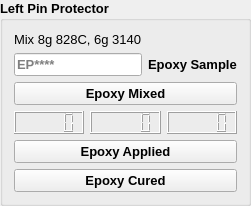
                     <widget class="QGroupBox" name="leftPinProtector">
                      <property name="font">
                       <font>
                        <pointsize>10</pointsize>
                        <weight>75</weight>
                        <bold>true</bold>
                       </font>
                      </property>
                      <property name="title">
                       <string>Left Pin Protector</string>
                      </property>
                      <layout class="QGridLayout" name="gridLayout_47">
                       <property name="sizeConstraint">
                        <enum>QLayout::SetDefaultConstraint</enum>
                       </property>
                       <item row="0" column="0">
                        <widget class="QLabel" name="label_620">
                         <property name="font">
                          <font>
                           <weight>50</weight>
                           <bold>false</bold>
                          </font>
                         </property>
                         <property name="text">
                          <string>Mix 8g 828C, 6g 3140</string>
                         </property>
                        </widget>
                       </item>
                       <item row="1" column="0">
                        <widget class="QLineEdit" name="epoxy_batch_3">
                         <property name="sizePolicy">
                          <sizepolicy hsizetype="Preferred" vsizetype="Preferred">
                           <horstretch>0</horstretch>
                           <verstretch>0</verstretch>
                          </sizepolicy>
                         </property>
                         <property name="text">
                          <string/>
                         </property>
                         <property name="maxLength">
                          <number>6</number>
                         </property>
                         <property name="placeholderText">
                          <string>EP****</string>
                         </property>
                        </widget>
                       </item>
                       <item row="1" column="1">
                        <widget class="QLabel" name="label_621">
                         <property name="text">
                          <string>Epoxy Sample</string>
                         </property>
                        </widget>
                       </item>
                       <item row="2" column="0" colspan="2">
                        <widget class="QPushButton" name="epoxyMixedLP">
                         <property name="sizePolicy">
                          <sizepolicy hsizetype="Preferred" vsizetype="Preferred">
                           <horstretch>0</horstretch>
                           <verstretch>0</verstretch>
                          </sizepolicy>
                         </property>
                         <property name="font">
                          <font>
                           <pointsize>10</pointsize>
                           <weight>75</weight>
                           <bold>true</bold>
                          </font>
                         </property>
                         <property name="text">
                          <string>Epoxy Mixed</string>
                         </property>
                        </widget>
                       </item>
                       <item row="3" column="0" colspan="2">
                        <layout class="QHBoxLayout" name="horizontalLayout_33" stretch="1,1,1">
                         <property name="sizeConstraint">
                          <enum>QLayout::SetFixedSize</enum>
                         </property>
                         <item>
                          <widget class="QLCDNumber" name="hour_disp_5">
                           <property name="sizePolicy">
                            <sizepolicy hsizetype="Preferred" vsizetype="Preferred">
                             <horstretch>0</horstretch>
                             <verstretch>0</verstretch>
                            </sizepolicy>
                           </property>
                          </widget>
                         </item>
                         <item>
                          <widget class="QLCDNumber" name="min_disp_5">
                           <property name="sizePolicy">
                            <sizepolicy hsizetype="Preferred" vsizetype="Preferred">
                             <horstretch>0</horstretch>
                             <verstretch>0</verstretch>
                            </sizepolicy>
                           </property>
                          </widget>
                         </item>
                         <item>
                          <widget class="QLCDNumber" name="sec_disp_5">
                           <property name="sizePolicy">
                            <sizepolicy hsizetype="Preferred" vsizetype="Preferred">
                             <horstretch>0</horstretch>
                             <verstretch>0</verstretch>
                            </sizepolicy>
                           </property>
                          </widget>
                         </item>
                        </layout>
                       </item>
                       <item row="4" column="0" colspan="2">
                        <widget class="QPushButton" name="epoxyInjectedLP">
                         <property name="sizePolicy">
                          <sizepolicy hsizetype="Preferred" vsizetype="Preferred">
                           <horstretch>0</horstretch>
                           <verstretch>0</verstretch>
                          </sizepolicy>
                         </property>
                         <property name="font">
                          <font>
                           <pointsize>10</pointsize>
                           <weight>75</weight>
                           <bold>true</bold>
                          </font>
                         </property>
                         <property name="text">
                          <string>Epoxy Applied</string>
                         </property>
                        </widget>
                       </item>
                       <item row="5" column="0" colspan="2">
                        <widget class="QPushButton" name="epoxyFinishedLP">
                         <property name="sizePolicy">
                          <sizepolicy hsizetype="Preferred" vsizetype="Preferred">
                           <horstretch>0</horstretch>
                           <verstretch>0</verstretch>
                          </sizepolicy>
                         </property>
                         <property name="font">
                          <font>
                           <pointsize>10</pointsize>
                           <weight>75</weight>
                           <bold>true</bold>
                          </font>
                         </property>
                         <property name="text">
                          <string>Epoxy Cured</string>
                         </property>
                        </widget>
                       </item>
                      </layout>
                     </widget>
